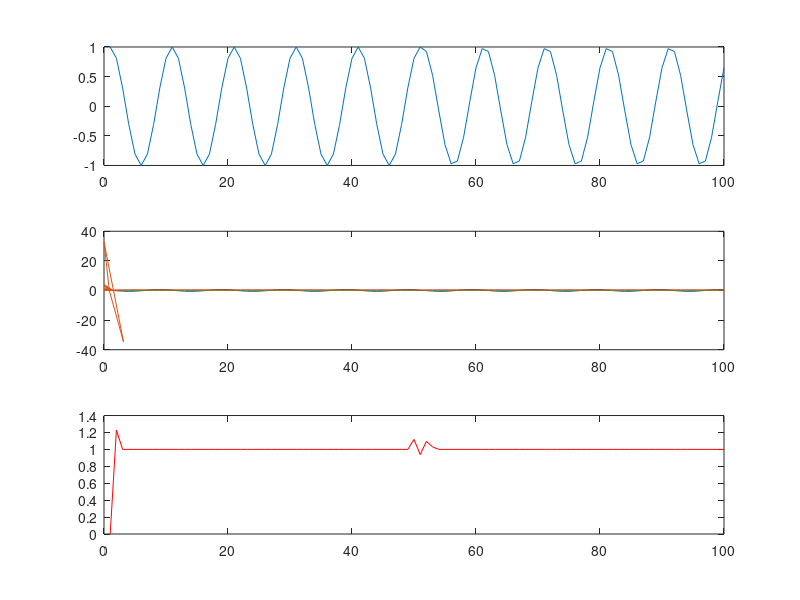

The MATLAB script that drew this image:
clc;
clear all;
close all;
k=0.8;
w=pi/128;
q=pi/6;
load golomb1
M=length(x);
ts=0.00001;
t=(0:M-1)*ts;
subplot(3,1,1);
plot(x(1:100));
for n=2:(816)
   y(n)=x(n)-x(n-1);
end
subplot(3,1,2)
plot(y(1:100))
hold on
for n=2:815
    ey(n) = (y(n)^2) - ((y(n-1)) * (y(n+1)));
end
plot(ey(1:100),'g')
hold on
for n=2:815
    ex(n) = (x(n)^2) - ((x(n-1)) * (x(n+1)));
end
plot(ex(1:100),'r')
hold on
for  n=2:814
   Q(n)=acos(1-(((ey(n)+ey(n+1))/(4*(ex(n))))));
end
plot(Q);
for n=2:814
    j(n)=sqrt(ex(n)/(1-(1-(((ey(n)+ey(n+1))/(4*(ex(n))))))^2));
end
subplot(3,1,3);
plot(j(1:100),'r');
